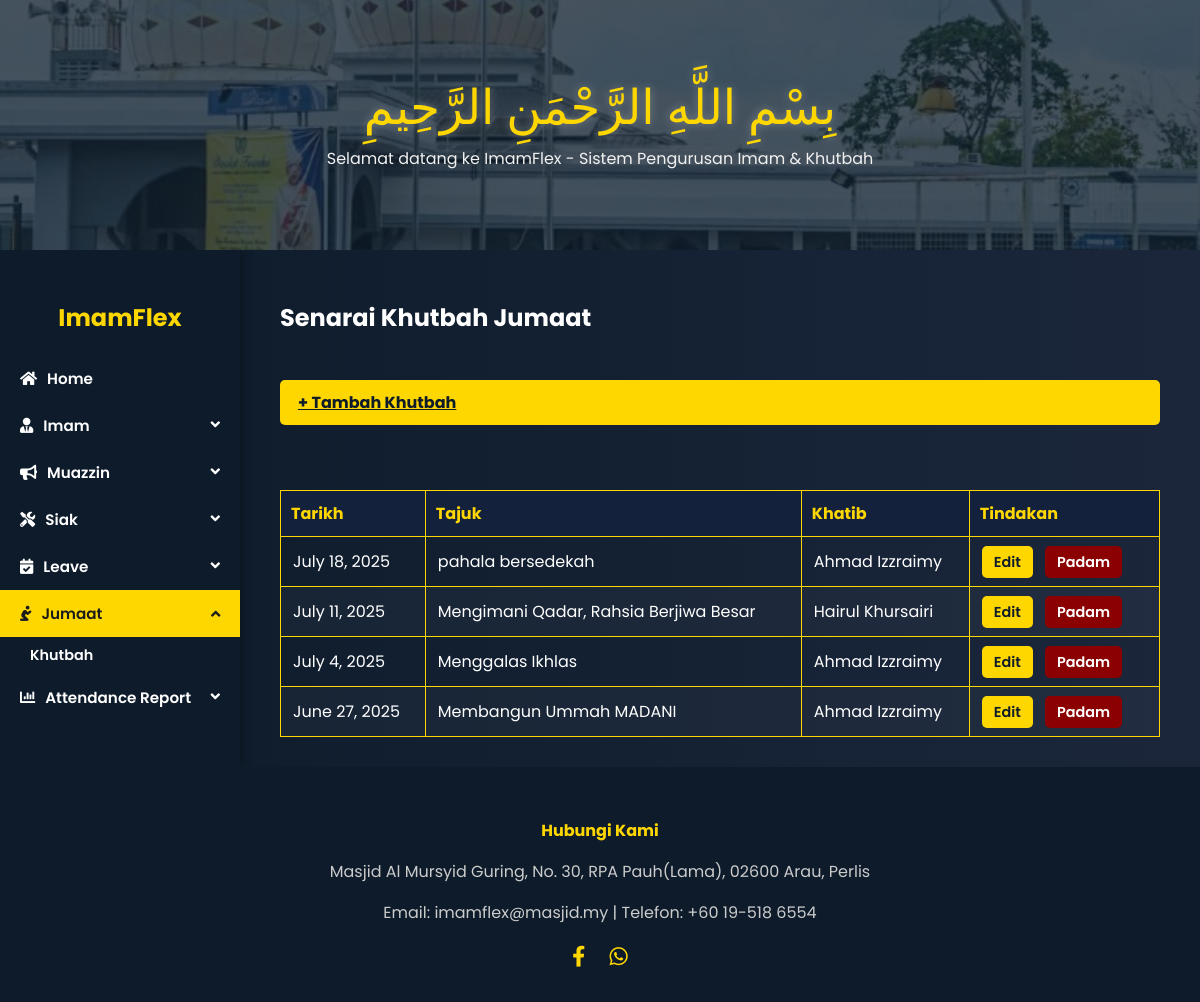
The app's page /khutbah/ with its own data.
### ImamFlex/models.py (models this page shows, shortened)
class Khutbah(models.Model):
    khutbah_id = models.AutoField(primary_key=True)
    date = models.DateField()
    khutbah_topic = models.CharField(max_length=200)
    content = models.TextField()
    khatib = models.ForeignKey(Imam, on_delete=models.SET_NULL, null=True, blank=True)

class MosqueStaff(models.Model):
    name = models.CharField(max_length=100)
    ic_number = models.CharField(max_length=12, unique=True)
    contact_number = models.CharField(max_length=15)
    address = models.TextField(blank=True, null=True)
    availability = models.BooleanField(default=True)
    email = models.EmailField(blank=True, null=True)
    profile_picture = models.ImageField(upload_to='profile_pics/', null=True, blank=True)
    class Meta:
        abstract = True

class Imam(MosqueStaff):
    imam_id = models.CharField(max_length=10, primary_key=True)
    password = models.CharField(max_length=20)
    is_admin = models.BooleanField(default=False)

### ImamFlex/views.py (the view)
# urls.py: path('khutbah/', views.khutbah_list, name='khutbah_list'),
def khutbah_list(request):
    khutbahs = Khutbah.objects.all().order_by('-date')
    return render(request, 'admin/adminKhutbah.html', {'khutbahs': khutbahs})

### ImamFlex/templates/admin/adminKhutbah.html (shortened to what this page needs)
{% load static %}
<!DOCTYPE html>
<html lang="en">
<head>
  <link rel="stylesheet" href="https://cdnjs.cloudflare.com/ajax/libs/font-awesome/5.15.4/css/all.min.css">
  <link rel="stylesheet" href="{% static 'css/ImamFlex.css' %}">
</head>
<body>
<div class="header-img">
  <div>
    <div class="bismillah">بِسْمِ اللَّهِ الرَّحْمَنِ الرَّحِيمِ</div>
    <div class="tagline">Selamat datang ke ImamFlex - Sistem Pengurusan Imam & Khutbah</div>
  </div>
</div>
<div class="main-wrapper">
    <div class="sidebar">
        <h2>ImamFlex</h2>
        <a href="{% url 'adminDash' %}" class="active"><i class="fas fa-home"></i> Home</a>
        <button class="dropdown-btn"><i class="fas fa-user-tie"></i> Imam</button>
        <button class="dropdown-btn"><i class="fas fa-bullhorn"></i> Muazzin</button>
        <button class="dropdown-btn"><i class="fas fa-tools"></i> Siak</button>
       <button class="dropdown-btn"><i class="fas fa-calendar-check"></i> Leave</button>
      <button class="dropdown-btn active"><i class="fas fa-pray"></i> Jumaat</button>
      <div class="dropdown-container" style="display:flex;">
        <a href="{% url 'khutbah_list' %}">Khutbah</a>
      </div>
      <button class="dropdown-btn"><i class="fas fa-chart-bar"></i> Attendance Report</button>
    </div>
  <div class="content">
    <h2>Senarai Khutbah Jumaat</h2>
    <a href="{% url 'add_khutbah' %}" class="add-btn">+ Tambah Khutbah</a>
    <table>
      <thead>
        <tr>
          <th>Tarikh</th>
          <th>Tajuk</th>
          <th>Khatib</th>
          <th>Tindakan</th>
        </tr>
      </thead>
      <tbody>
        {% for khutbah in khutbahs %}
        <tr>
          <td>{{ khutbah.date }}</td>
          <td>{{ khutbah.khutbah_topic }}</td>
          <td>{{ khutbah.khatib.name }}</td>
          <td>
            <a href="{% url 'edit_khutbah' khutbah.khutbah_id %}" class="btn-action btn-approve">Edit</a>
            <a href="{% url 'delete_khutbah' khutbah.khutbah_id %}" class="btn-action btn-reject" onclick="return confirm('Padam khutbah ini?')">Padam</a>
          </td>
        </tr>
        {% empty %}
        <tr><td colspan="5">Tiada khutbah didaftarkan.</td></tr>
        {% endfor %}
      </tbody>
    </table>
  </div>
</div>
<div class="footer">
  <h4>Hubungi Kami</h4>
  <p>Masjid Al Mursyid Guring, No. 30, RPA Pauh(Lama), 02600 Arau, Perlis</p>
  <p>Email: imamflex@masjid.my | Telefon: +60 19-518 6554</p>
  <div class="social-icons">
    <a href="https://www.facebook.com/profile.php?id=100069456158805"><i class="fab fa-facebook-f"></i></a>
    <a href="#"><i class="fab fa-whatsapp"></i></a>
  </div>
</div>
</body>
</html>

### ImamFlex/static/css/imamFlex.css (style rules this page uses)
body { margin: 0; font-family: 'Poppins', sans-serif; background: linear-gradient(to right, #0d1b2a, #1b263b); color: white; display: flex; flex-direction: column; min-height: 100vh; }
.header-img { height: 250px; background: url('../masjid.jpeg') no-repeat center/cover; position: relative; display: flex; align-items: center; justify-content: center; }
.header-img::before { content: ""; position: absolute; inset: 0; background: rgba(13, 27, 42, 0.75); }
.bismillah { font-family: 'Scheherazade', serif; font-size: 3rem; color: gold; text-align: center; text-shadow: 0 0 10px rgba(255,255,255,0.3); }
.tagline { color: #f1f1f1; font-size: 1rem; text-align: center; margin-top: 10px; }
.bismillah, .tagline { position: relative; z-index: 2; text-align: center; }
table { width: 100%; border-collapse: collapse; margin-top: 15px; color: white; }
table th, td { border: 1px solid gold; padding: 10px; text-align: left; }
.footer { background: #0d1b2a; padding: 30px 20px; text-align: center; color: #ccc; margin-top: auto; }
.footer h4 { color: gold; margin-bottom: 10px; }
.social-icons a { color: gold; margin: 0 10px; font-size: 1.3rem; }

### records on screen
Khutbah: date "July 18, 2025", khutbah_topic "pahala bersedekah", khatib.name "Ahmad Izzraimy"
Khutbah: date "July 11, 2025", khutbah_topic "Mengimani Qadar, Rahsia Berjiwa Besar", khatib.name "Hairul Khursairi"
Khutbah: date "July 4, 2025", khutbah_topic "Menggalas Ikhlas", khatib.name "Ahmad Izzraimy"
Khutbah: date "June 27, 2025", khutbah_topic "Membangun Ummah MADANI", khatib.name "Ahmad Izzraimy"
